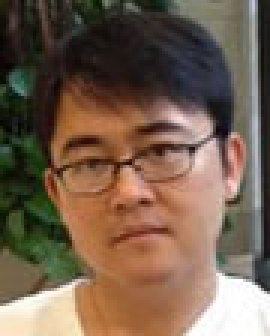
%> input picture mathmatical image processing/hw4_1500010638_陆一平/hw4_1500010638_陆一平/test_img/db.jpg, 90 x 112 px (shown 3 times larger)
$ octave --eval "result = denoise_anl(rgb2gray(imread('../test_img/db.jpg')));"   (GNU Octave 9; MATLAB toolbox functions it lacks are replaced by stand-ins)
%> lines starting %> are read from the running program, lines starting %| are printed output that depends on the picture
### mathmatical image processing/hw4_1500010638_陆一平/hw4_1500010638_陆一平/2D/FraDecMultiLevel2D.m
function Dec=FraDecMultiLevel2D(A,D,L)

% function Dec=FraDecMultiLevel(A,D,L)
% This function implement framelet decomposition up to level L.
% A ==== the data to be decomposed, which are in a square matrix.
% D ==== is the decomposition filter in 1D. In 2D, it is generated by tensor
% product. The filter D must be symmetric or anti-symmetric, which
% are indicated by 's' and 'a' respectively in the last cell of D.
% L ==== is the level of the decomposition.
% Dec ==== is the framlet coefficient which are in a cell.

% Written by Jian-Feng Cai.
% email: tslcaij@nus.edu.sg

nD=length(D);

kDec=A;
for k=1:L
    Dec{k}=FraDec2D(kDec,D,k);
    kDec=Dec{k}{1,1};
end

% [21 lines of commented-out code are left out]

### mathmatical image processing/hw4_1500010638_陆一平/hw4_1500010638_陆一平/2D/FraDec2D.m
function Dec=FraDec2D(A,D,L)

% function Dec=FraDec(A,D,L)
% This function implement framelet decomposition.
% A ==== the data to be decomposed, which are in a square matrix.
% D ==== is the decomposition filter in 1D. In 2D, it is generated by tensor
% product. The filter D must be symmetric or anti-symmetric, which
% are indicated by 's' and 'a' respectively in the last cell of D.
% L ==== is the level of the decomposition.
% Dec ==== is the framlet coefficient which are in a cell.

% Written by Jian-Feng Cai.
% email: tslcaij@nus.edu.sg

nD=length(D);
SorAS=D{nD};

for i=1:nD-1
    M1=D{i};
    tempi=ConvSymAsym2D(A,M1,SorAS(i),L);
    for j=1:nD-1
        M2=D{j};
        tempj=ConvSymAsym2D(tempi',M2,SorAS(j),L);
        Dec{i,j}=tempj';
        % Dec{i,j}=ConvSymAsym2D(A,M1,SorAS(i),M2,SorAS(j),L);
    end
end

### mathmatical image processing/hw4_1500010638_陆一平/hw4_1500010638_陆一平/2D/FraRecMultiLevel2D.m
function Rec=FraRecMultiLevel2D(C,R,L)

% function Rec=FraRecMultiLevel(C,R,L)
% This function implement framelet reconstruction up to level L.
% C ==== the data to be reconstructed, which are in cells in C{i,j} with
% C{1,1} being a cell.
% R ==== is the reconstruction filter in 1D. In 2D, it is generated by tensor
% product. The filter D must be symmetric or anti-symmetric, which
% are indicated by 's' and 'a' respectively in the last cell of R.
% L ==== is the level of the decomposition.
% Rec ==== is the reconstructed data.

% Written by Jian-Feng Cai.
% email: tslcaij@nus.edu.sg

nR=length(R);

for k=L:-1:2
    C{k-1}{1,1}=FraRec2D(C{k},R,k);
end
Rec=FraRec2D(C{1},R,1);

% [28 lines of commented-out code are left out]

### mathmatical image processing/hw4_1500010638_陆一平/hw4_1500010638_陆一平/2D/FraRec2D.m
function Rec=FraRec2D(C,R,L)

% function Rec=FraRec(C,R,L)
% This function implement framelet reconstruction.
% C ==== the data to be reconstructed, which are in cells in C{i,j} with
% C{1,1} being a cell.
% R ==== is the reconstruction filter in 1D. In 2D, it is generated by tensor
% product. The filter D must be symmetric or anti-symmetric, which
% are indicated by 's' and 'a' respectively in the last cell of R.
% L ==== is the level of the decomposition.
% Rec ==== is the reconstructed data.

% Written by Jian-Feng Cai.
% email: tslcaij@nus.edu.sg

nR=length(R);
SorAS=R{nR};

ImSize=size(C{1,1});
Rec=zeros(ImSize);

for i=1:nR-1
    temp=zeros(ImSize);
    for j=1:nR-1
        M2=R{j};
        temp=temp+(ConvSymAsym2D((C{i,j})',M2,SorAS(j),L))';
        % Rec=Rec+ConvSymAsym2D(C{i,j},M1,SorAS(i),M2,SorAS(j),L);
    end
    M1=R{i};
    Rec=Rec+ConvSymAsym2D(temp,M1,SorAS(i),L);
end

### mathmatical image processing/hw4_1500010638_陆一平/hw4_1500010638_陆一平/2D/GenerateFrameletFilter.m
function [D,R]=GenerateFrameletFilter(frame)
if frame==0          %Haar Wavelet
    D{1}=[0 1 1]/2;
    D{2}=[0 1 -1]/2;
    D{3}='cc';
    R{1}=[1 1 0]/2;
    R{2}=[-1 1 0]/2;
    R{3}='cc';
elseif frame==1      %Piecewise Linear Framelet
    D{1}=[1 2 1]/4;
    D{2}=[1 0 -1]/4*sqrt(2);
    D{3}=[-1 2 -1]/4;
    D{4}='ccc';
    R{1}=[1 2 1]/4;
    R{2}=[-1 0 1]/4*sqrt(2);
    R{3}=[-1 2 -1]/4;
    R{4}='ccc';
elseif frame==3      %Piecewise Cubic Framelet
    D{1}=[1 4 6 4 1]/16;
    D{2}=[1 2 0 -2 -1]/8;
    D{3}=[-1 0 2 0 -1]/16*sqrt(6);
    D{4}=[-1 2 0 -2 1]/8;
    D{5}=[1 -4 6 -4 1]/16;
    D{6}='ccccc';
    R{1}=[1 4 6 4 1]/16;
    R{2}=[-1 -2 0 2 1]/8;
    R{3}=[-1 0 2 0 -1]/16*sqrt(6);
    R{4}=[1 -2 0 2 -1]/8;
    R{5}=[1 -4 6 -4 1]/16;
    R{6}='ccccc';
end

### mathmatical image processing/hw4_1500010638_陆一平/hw4_1500010638_陆一平/profunc/denoise_anl.m
function [ u ] = denoise_anl( image )
%DENOISE_ANL 此处显示有关此函数的摘要
%   此处显示详细说明
iter_time = 50;
mu = 0.1 ;
lambda = 0.1;
step_size = 1.618;


frame=1; % type of wavelet frame used: 0 is Haar; 1 is piecewise linear; 3 is piecewise cubic
Level=2; % level of decomposition, typically 1-4.
[D,R]=GenerateFrameletFilter(frame);
W  = @(x) FraDecMultiLevel2D(x,D,Level); % Frame decomposition
WT = @(x) FraRecMultiLevel2D(x,R,Level); % Frame reconstruction

len=length(D);
u=image;
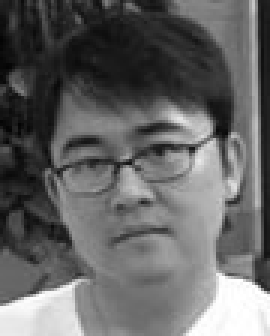
%> u: size 112x90 uint8 (shown 3 times larger); min 4, max 255, mean 100.6
d=W(image);
%> d = 2 items
b=mul_wavcof(W(image),0,len);
%> the loop in FraDecMultiLevel2D (call 2), `for k=1:L` made 2 passes
%> (nD in FraDec2D, SorAS in FraDec2D) on passes 1 to 2: (4, 'ccc'), (4, 'ccc')
%> pass 1, in FraDecMultiLevel2D (call 2), `kDec=Dec{k}{1,1};`:
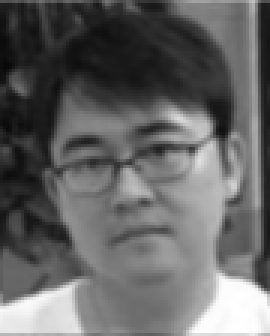
%> kDec: size 112x90 uint8 (shown 3 times larger); min 9, max 255, mean 100.8
%> pass 2, in FraDecMultiLevel2D (call 2), `kDec=Dec{k}{1,1};`:
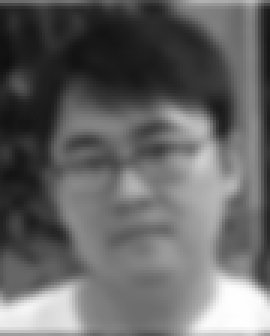
%> kDec: size 112x90 uint8 (shown 3 times larger); min 15, max 255, mean 101.1

for i = 1:iter_time
    u = (image+mu*WT(sub_wavcof(d,b,len)))/(1+mu);
    d = shrinkage(add_wavcof(W(u),b,len),lambda,len);
    b = add_wavcof(b,mul_wavcof(sub_wavcof(W(u),d,len),step_size,len),len);
end


end

function [wavcof3] = add_wavcof(wavcof1,wavcof2,len)
wavcof3 = wavcof2;
for kn=1:len-1
    for km=1:len-1
        if kn>1 || km>1
            wavcof3{1}{kn,km}=wavcof1{1}{kn,km}+wavcof2{1}{kn,km};
        end
    end
end
for kn=1:len-1
    for km=1:len-1
        if kn==1 && km==1
            wavcof3{2}{kn,km}=wavcof1{2}{kn,km}+wavcof2{2}{kn,km};
        end
        if kn>1 || km>1
            wavcof3{2}{kn,km}=wavcof1{2}{kn,km}+wavcof2{2}{kn,km};
        end
    end
end
end

function [wavcof3] = sub_wavcof(wavcof1,wavcof2,len)
wavcof3 = wavcof2;
for kn=1:len-1
    for km=1:len-1
        if kn>1 || km>1
            wavcof3{1}{kn,km}=wavcof1{1}{kn,km}-wavcof2{1}{kn,km};
        end
    end
end
for kn=1:len-1
    for km=1:len-1
        if kn==1 && km==1
            wavcof3{2}{kn,km}=wavcof1{2}{kn,km}-wavcof2{2}{kn,km};
        end
        if kn>1 || km>1
            wavcof3{2}{kn,km}=wavcof1{2}{kn,km}-wavcof2{2}{kn,km};
        end
    end
end
end


function [wavcof3] = mul_wavcof(wavcof1,k,len)
%> called with k = 0, len = 4
wavcof3 = wavcof1;
%> wavcof3 = 2 items
for kn=1:len-1
    for km=1:len-1
        if kn>1 || km>1
            wavcof3{1}{kn,km}=k*wavcof1{1}{kn,km};
        end
    end
end

for kn=1:len-1
    for km=1:len-1
        if kn==1 && km==1
            wavcof3{2}{kn,km}=k*wavcof1{2}{kn,km};
        end
        if kn>1 || km>1
            wavcof3{2}{kn,km}=k*wavcof1{2}{kn,km};
        end
    end
end
end

function [wavcof3] = shrinkage(wavcof1,lambda,len)
wavcof3 = wavcof1;
for kn=1:len-1
    for km=1:len-1
        if kn>1 || km>1
            wavcof3{1}{kn,km}= max(abs(wavcof1{1}{kn,km})-lambda,0).*sign(wavcof1{1}{kn,km});
        end
    end
end

for kn=1:len-1
    for km=1:len-1
        if kn==1 && km==1
            wavcof3{2}{kn,km}= max(abs(wavcof1{2}{kn,km})-lambda,0).*sign(wavcof1{2}{kn,km});
        end
        if kn>1 || km>1
            wavcof3{2}{kn,km}= max(abs(wavcof1{2}{kn,km})-lambda,0).*sign(wavcof1{2}{kn,km});
        end
    end
end
end
%> the loop in denoise_anl, `for i = 1:iter_time` made 50 passes
%> pass 1, in FraRecMultiLevel2D, `Rec=FraRec2D(C{1},R,1);`:
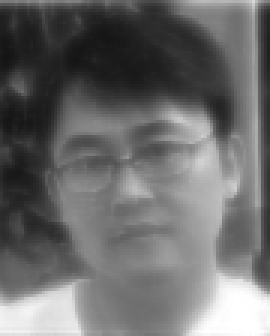
%> Rec: size 112x90 uint8 (shown 3 times larger); min 20, max 255, mean 107.5

$ run again, on mathmatical image processing/hw4_1500010638_陆一平/hw4_1500010638_陆一平/test_img/pzhang.jpg
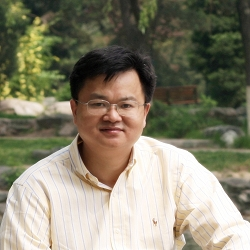
%> input picture mathmatical image processing/hw4_1500010638_陆一平/hw4_1500010638_陆一平/test_img/pzhang.jpg, 250 x 250 px
%> in denoise_anl, `d=W(image);`: d = 2 items
%> the loop in FraDecMultiLevel2D (call 2), `for k=1:L` made 2 passes
%> (nD in FraDec2D, SorAS in FraDec2D) on passes 1 to 2: (4, 'ccc'), (4, 'ccc')
%> the loop in denoise_anl, `for i = 1:iter_time` made 50 passes
%> pass 1, in denoise_anl, `u = (image+mu*WT(sub_wavcof(d,b,len)))/(1+mu);`:
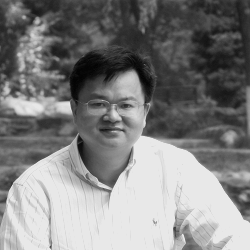
%> u: size 250x250 uint8; min 2, max 232, mean 128.9
%> pass 2, in FraRecMultiLevel2D (call 2), `Rec=FraRec2D(C{1},R,1);`:
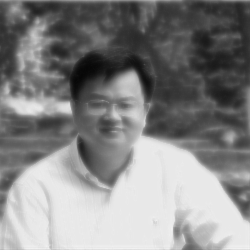
%> Rec: size 250x250 uint8; min 7, max 243, mean 133.3
